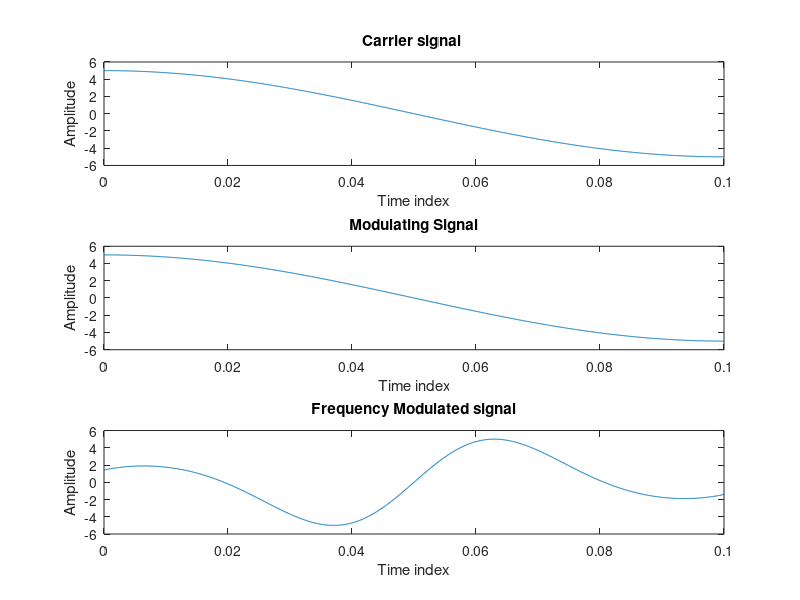

MATLAB code for this plot:
clc;
close all;
clear all;
fc=input('Please enter the carrier signal frequency in Hz,fc=');
fm=input('Please enter the modulating signal frequency in Hz,fm=');
m=input('Modulation index,m=');
t=0:0.0001:.1;
A=5

Sc=A*cos(2*pi*fc*t);
Sm=A*cos(2*pi*fm*t);

subplot(311);
plot (t,Sc);
ylabel('Amplitude');
xlabel('Time index');
title('Carrier signal ');

subplot(312);
plot (t,Sm);
ylabel('Amplitude');
xlabel('Time index');
title('Modulating Signal');

y=A*cos(2*pi*fc*t+(m*cos(2*pi*fm*t)));
subplot(313);
plot (t,y);
ylabel('Amplitude');
xlabel('Time index');
title('Frequency Modulated signal');
